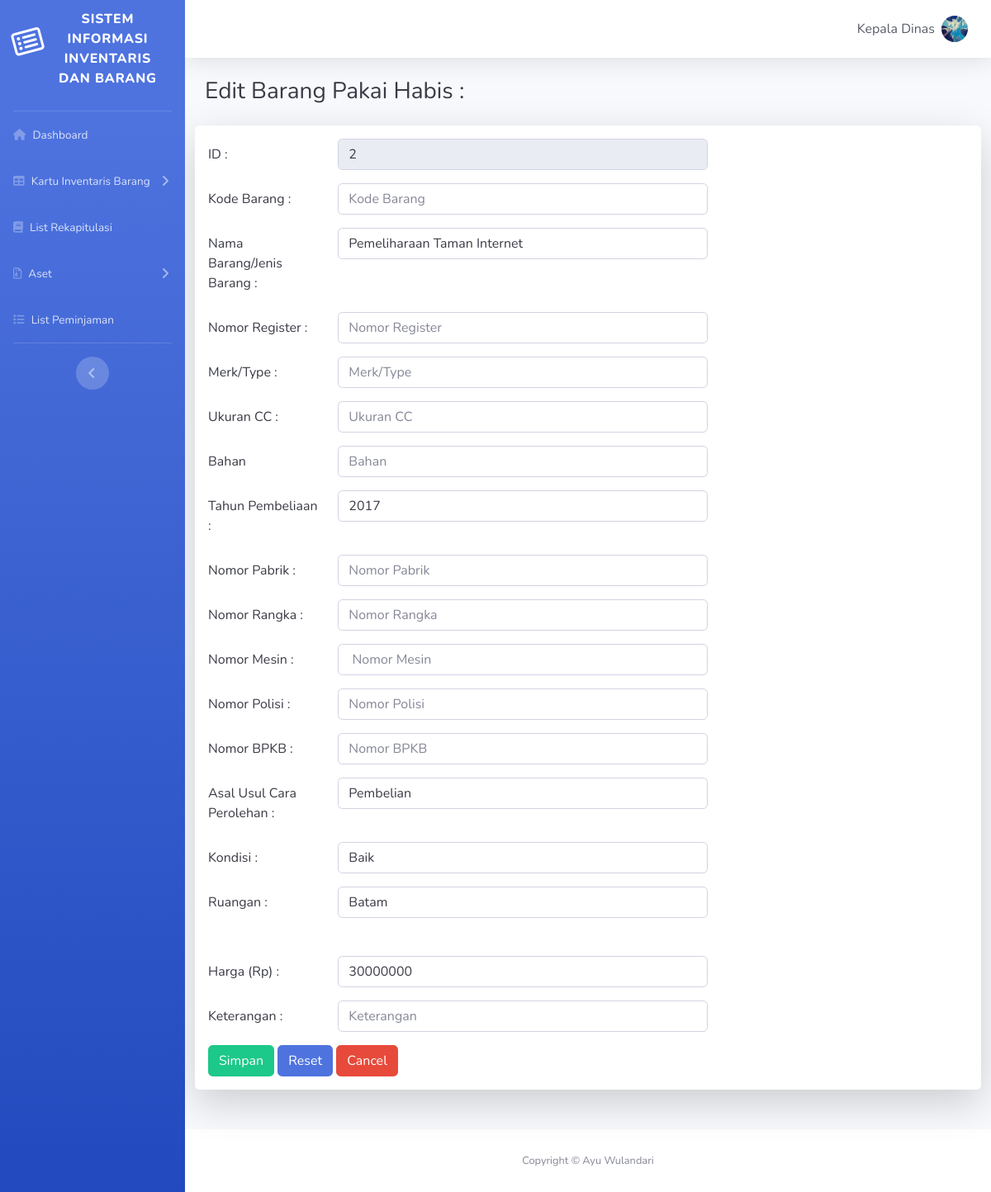
Screenshot of /view/ubah_barang.php?id_barang=2 (signed in) with the database file from the repository.
### tables this page shows
CREATE TABLE `user` (
  `id_user` int(150) NOT NULL,
  `username` varchar(150) NOT NULL,
  `fullname` varchar(150) NOT NULL,
  `password` varchar(100) NOT NULL,
  `nip` varchar(255) NOT NULL,
  `jabatan` varchar(255) NOT NULL,
  `level` varchar(40) NOT NULL,
  `foto` varchar(100) DEFAULT NULL
);

CREATE TABLE `barang_pakai_habis` (
  `id_barang` int(150) NOT NULL,
  `kode_barang` varchar(150) NOT NULL,
  `nama_barang` varchar(200) NOT NULL,
  `nomor_register` varchar(100) NOT NULL,
  `merk` varchar(40) NOT NULL,
  `ukuran` varchar(40) NOT NULL,
  `bahan` varchar(50) NOT NULL,
  `tahun_pembelian` varchar(30) NOT NULL,
  `pabrik` varchar(30) NOT NULL,
  `rangka` varchar(30) NOT NULL,
  `mesin` varchar(30) NOT NULL,
  `polisi` varchar(30) NOT NULL,
  `bpkb` varchar(30) NOT NULL,
  `asal_usul` varchar(100) NOT NULL,
  `kondisi` varchar(255) NOT NULL,
  `ruangan` varchar(21) NOT NULL,
  `harga` int(255) NOT NULL,
  `keterangan` varchar(50) NOT NULL
);

### view/ubah_barang.php (the view, shortened to what the rows shown need)
<?php
include '../config.php';
?>
<!DOCTYPE html>
<html lang="en">
<head>
  <link href="vendor/fontawesome-free/css/all.min.css" rel="stylesheet" type="text/css">
  <link href="css/sb-admin-2.min.css" rel="stylesheet">
</head>
<body id="page-top">
  <div id="wrapper">
    <div id="content-wrapper" class="d-flex flex-column">
      <div id="content">
        <nav class="navbar navbar-expand navbar-light bg-white topbar mb-4 static-top shadow">
          <ul class="navbar-nav ml-auto">
            <li class="nav-item dropdown no-arrow">
              <a class="nav-link dropdown-toggle" href="#" id="userDropdown" role="button" data-toggle="dropdown" aria-haspopup="true" aria-expanded="false">
                <span class="mr-2 d-none d-lg-inline text-gray-800 medium"><?php echo $user->tampil_user("fullname", $_SESSION['iduser']) ;?></span>
                <img class="img-profile rounded-circle" src="./img/gambar/<?php echo $user->tampil_user("foto", $_SESSION['iduser']) ;?>" width="300" height="200">
              </a>
            </li>
          </ul>
        </nav>
        <div class="container-fluid">
          <h1 class="h3 mb-4 text-gray-900">Edit Barang Pakai Habis :</h1>
          <div class="row">
          <div class="shadow-lg p-3 mb-5 col-sm-12 bg-white rounded">
          <form action="../modal/m.ubahBarangPakai.php" method="POST" data-parsley-validate class="form-horizontal form-label  text-gray-900">
              <div class="form-group row">
                <div class="col-sm-10 col-md-6">
                  <input type="text" class="form-control text-gray-900" id="colFormLabel" name="nama_barang" value="<?php echo $barang_pakai->cetak_barang('nama_barang',$_GET['id_barang']); ?>" placeholder="Nama Barang/Jenis Barang">
                </div>
              </div>
              <div class="form-group row">
                <div class="col-sm-10 col-md-6">
                  <input type="text" class="form-control text-gray-900" id="colFormLabel" name="tahun_pembelian" value="<?php echo $barang_pakai->cetak_barang('tahun_pembelian',$_GET['id_barang']); ?>" placeholder="Tahun Pembeliaan">
                </div>
              </div>
              <div class="form-group row">
                <div class="col-sm-10 col-md-6">
                  <input type="text" class="form-control text-gray-900" id="colFormLabel" name="asal_usul" value="<?php echo $barang_pakai->cetak_barang('asal_usul',$_GET['id_barang']); ?>" placeholder="Asal Usul Cara Perolehan">
                </div>
              </div>
              <div class="form-group row">
                <div class="col-sm-10 col-md-6">
                  <input type="text" class="form-control text-gray-900" id="colFormLabel" name="kondisi" value="<?php echo $barang_pakai->cetak_barang('kondisi',$_GET['id_barang']); ?>" placeholder="Kondisi">
                </div>
              </div>
              <div class="form-group row">
                <div class="col-sm-10 col-md-6">
                  <input type="text" class="form-control text-gray-900" id="colFormLabel" name="ruangan" value="<?php echo $barang_pakai->cetak_barang('ruangan',$_GET['id_barang']); ?>" placeholder="Ruangan">
                </div>
              </div>
              <div class="form-group row">
                <div class="col-sm-10 col-md-6">
                  <input type="number" class="form-control text-gray-900" id="duit" name="harga" value="<?php echo $barang_pakai->cetak_barang('harga',$_GET['id_barang']); ?>" placeholder="Harga (Rp)">
                </div>
              </div>
            </form>
      </div>
    </div>
    </div>
    </div>
  </div>
</body>
</html>

### rows the page displays
user: fullname "Kepala Dinas", foto (picture)
barang_pakai_habis: nama_barang "Pemeliharaan Taman Internet", tahun_pembelian "2017", asal_usul "Pembelian", kondisi "Baik", ruangan "Batam", harga "30000000"
